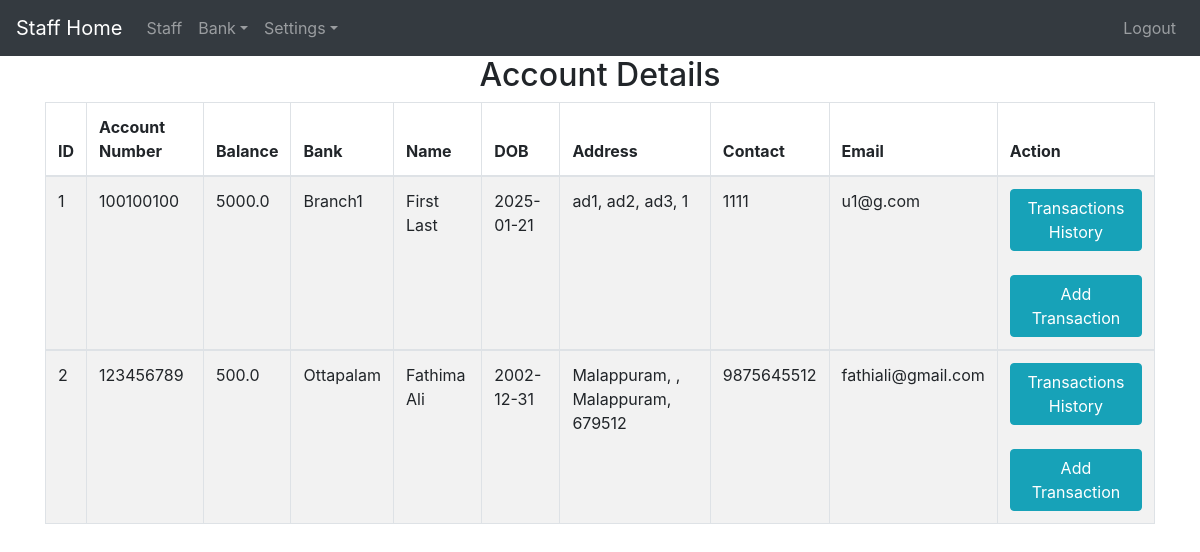
/staff_user_bank_view (signed in), run on the app's committed database.
### myapp/models.py (models this page shows)
class user_bank(models.Model):
    userid = models.IntegerField()
    bankid = models.IntegerField()
    accno = models.CharField(max_length=50)
    fname = models.CharField(max_length=50)
    lname = models.CharField(max_length=50)
    gender = models.CharField(max_length=25)
    dob = models.CharField(max_length=25)
    type_of_acc = models.CharField(max_length=50)
    dt = models.CharField(max_length=50)
    tm = models.CharField(max_length=50)
    balance = models.FloatField()
    addr1 = models.CharField(max_length=500)
    addr2 = models.CharField(max_length=500)
    addr3 = models.CharField(max_length=500)
    pin = models.CharField(max_length=50)
    email = models.CharField(max_length=150)
    contact = models.CharField(max_length=50)

class bank_master(models.Model):
    bankname = models.CharField(max_length=150)
    bankifsc = models.CharField(max_length=50)
    bankaddress = models.CharField(max_length=500)
    bankcontact = models.CharField(max_length=50)
    bankemail = models.CharField(max_length=50)

### myapp/views.py (the view)
# urls.py: path('staff_user_bank_view', views.staff_user_bank_view,name='staff_user_bank_view'),
def staff_user_bank_view(request):
    user_id = int(request.session['user_id'])
    b_l = bank_master.objects.all()
    user_id = int(request.session['user_id'])
    ub_l = user_bank.objects.all()
    context = {'userbank_list': ub_l, 'bank_list': b_l, 'msg': ''}
    return render(request, 'myapp/staff_user_bank_view.html', context)

### myapp/templates/myapp/staff_user_bank_view.html (shortened to what this page needs)
{% extends 'myapp/staff_base.html' %}
{% load static %}
{% block body %}
<center>
    <h2>Account Details</h2>
    <div class="container">
    <form role="form" name="frm" action="" method="post">
         <table class="table table-striped table-bordered">
        <thead>
        <tr>
            <th>ID</th>
            <th>Account Number</th>
            <th>Balance</th>
            <th>Bank</th>
            <th>Name</th>
            <th>DOB</th>
            <th>Address</th>
            <th>Contact</th>
            <th>Email</th>
            <th>Action</th>
        </tr>
        </thead>
        {% for b in userbank_list %}
        <tbody>
             <tr class="info ">
            <td>{{ b.id }}</td>
            <td>{{ b.accno }}</td>
            <td>{{ b.balance }}</td>
            {% for bl in bank_list %}
                {% if bl.id == b.bankid %}
				    <td>{{ bl.bankname }}</td>
			    {% endif %}
            {% endfor %}
            <td>{{ b.fname }} {{ b.lname }}</td>
                <td>{{ b.dob }}</td>
                <td>{{ b.addr1 }}, {{ b.addr2 }}, {{ b.addr3 }}, {{ b.pin }}</td>
                <td>{{ b.contact }}</td>
                <td>{{ b.email }}</td>
            <td>
                <a class="btn btn-info" href="../?id={{b.id}}">Transactions History</a>
                <br><br>
                <a class="btn btn-info" href="../?id={{b.id}}">Add Transaction</a>
            </td>
        </tr>
             </tbody>
        {% endfor %}
        </table>
        <br/>
    </form>
</div>
</center>
{% endblock %}

### myapp/templates/myapp/staff_base.html (shortened to what this page needs)
<!doctype html>
<html lang="en">
  <head>
    <link rel="stylesheet" href="https://stackpath.bootstrapcdn.com/bootstrap/4.5.0/css/bootstrap.min.css">
  </head>
  <body {% block background %}{% endblock %}>
    <nav class="navbar navbar-expand-lg navbar-dark bg-dark">
    <a class="navbar-brand" href="{% url 'staff_home'%}">Staff Home</a>
    <div class="collapse navbar-collapse" id="navbarNavDropdown">
      <ul class="navbar-nav">
        <li class="nav-item">
          <a class="nav-link" href="{%url 'staff_staff_view'%}">Staff</a>
        </li>
        <li class="nav-item dropdown">
          <a class="nav-link dropdown-toggle" href="#" id="navbarDropdownMenuLink" role="button" data-toggle="dropdown">Bank</a>
        </li>
        <li class="nav-item dropdown">
          <a class="nav-link dropdown-toggle" href="#" id="navbarDropdownMenuLink2" role="button" data-toggle="dropdown">Settings</a>
        </li>
      </ul>
      <ul class="navbar-nav ml-auto">
      <li class="nav-item">
        <a class="nav-link" href="{% url 'staff_logout'%}">Logout</a>
     </ul>
    </div>
  </nav>
   {% block body %}{% endblock %}
  </body>
</html>

### myapp/templates/myapp/staff_base.html (style rules this page uses)
body { background-repeat: no-repeat; background-attachment: fixed; background-size: cover; }

### data on the page
user_bank: id "1", accno "100100100", balance "5000.0", fname "First", lname "Last", dob "2025-01-21", addr1 "ad1", addr2 "ad2", addr3 "ad3", pin "1", contact "1111", email "u1@g.com"
bank_master: bankname "Branch1"
user_bank: id "2", accno "123456789", balance "500.0", fname "Fathima", lname "Ali", dob "2002-12-31", addr1 "Malappuram", addr3 "Malappuram", pin "679512", contact "9875645512", email "fathiali@gmail.com"
bank_master: bankname "Ottapalam"
